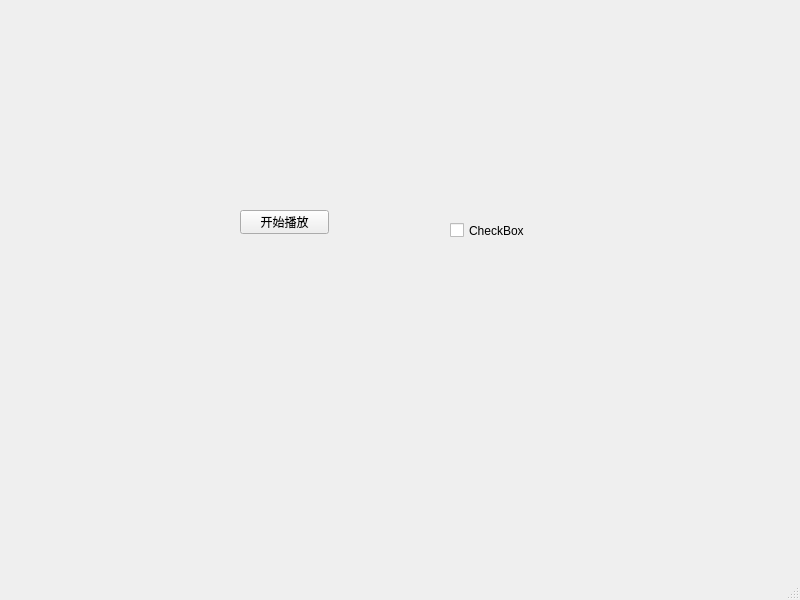
<?xml version="1.0" encoding="UTF-8"?>
<ui version="4.0">
 <class>MainWindow</class>
 <widget class="QMainWindow" name="MainWindow">
  <property name="geometry">
   <rect>
    <x>0</x>
    <y>0</y>
    <width>800</width>
    <height>600</height>
   </rect>
  </property>
  <property name="windowTitle">
   <string>MainWindow</string>
  </property>
  <widget class="QWidget" name="centralwidget">
   <widget class="QPushButton" name="pushButton">
    <property name="geometry">
     <rect>
      <x>240</x>
      <y>210</y>
      <width>89</width>
      <height>24</height>
     </rect>
    </property>
    <property name="text">
     <string>开始播放</string>
    </property>
   </widget>
   <widget class="QCheckBox" name="checkBox">
    <property name="geometry">
     <rect>
      <x>450</x>
      <y>220</y>
      <width>93</width>
      <height>21</height>
     </rect>
    </property>
    <property name="text">
     <string>CheckBox</string>
    </property>
   </widget>
  </widget>
  <widget class="QMenuBar" name="menubar">
   <property name="geometry">
    <rect>
     <x>0</x>
     <y>0</y>
     <width>800</width>
     <height>25</height>
    </rect>
   </property>
  </widget>
  <widget class="QStatusBar" name="statusbar"/>
 </widget>
 <resources/>
 <connections/>
</ui>
